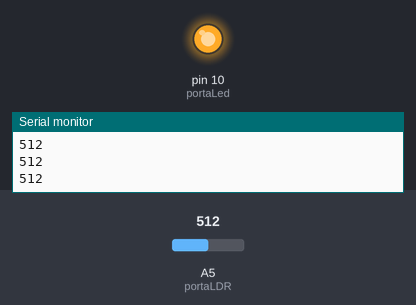
The sketch below on a simulated Arduino Uno, built with avr-gcc and run on an emulated ATmega328P. On the bench: output pins drawn as LEDs (lit = HIGH), the last lines printed to the serial monitor. The inputs (shaded band) are chosen by the test bench; at power-on: A5 (portaLDR) = 512.

Above: at 1.2 s.
1.3 s: A5 (portaLDR) set to 106
2.8 s: A5 (portaLDR) set to 96
At 4.0 s:
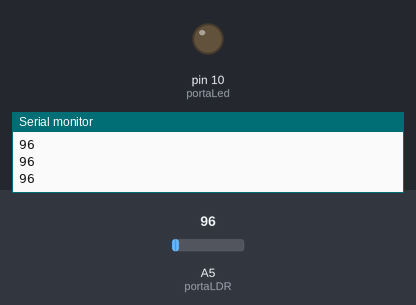
4.3 s: A5 (portaLDR) set to 122
At 5.1 s:
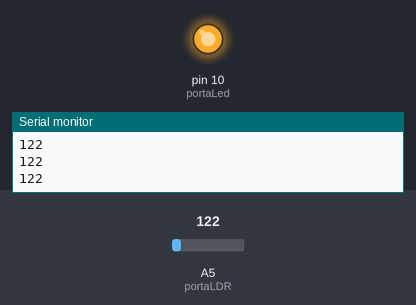
5.8 s: A5 (portaLDR) set to 0
At 6.3 s:
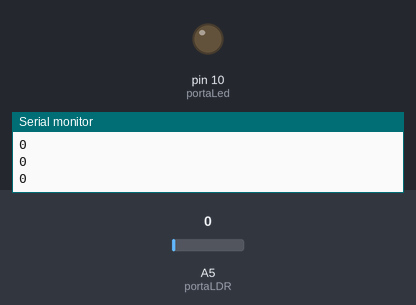
Timing chart, 0 to 8.3 s (numbered marks = the images above; inputs shaded):
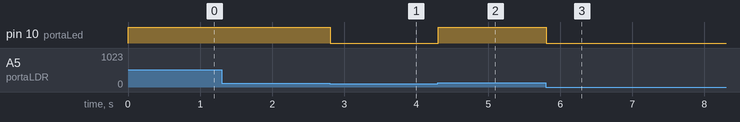

Measured:
- the behaviour switches between 101 and 100 on A5 (portaLDR) (found by bisection; images 0 and 1)
- after the input at 2.8 s, pin 10 (portaLed): HIGH → LOW at once
- after the input at 4.3 s, pin 10 (portaLed): LOW → HIGH at once
- after the input at 5.8 s, pin 10 (portaLed): HIGH → LOW at once

The sketch:

sensor-luminosidade.ino
```cpp
int portaLed = 10;
int portaLDR = A5;
const int valor = 100;

void setup()
{
  Serial.begin(9600);
  pinMode(portaLed, OUTPUT);
}

void loop()
{
  int estado = analogRead(portaLDR);

  Serial.println(estado);

  if (estado > valor)
  {
    digitalWrite(portaLed, HIGH);
  }
  else
  {
    digitalWrite(portaLed, LOW);
  }
}
```
